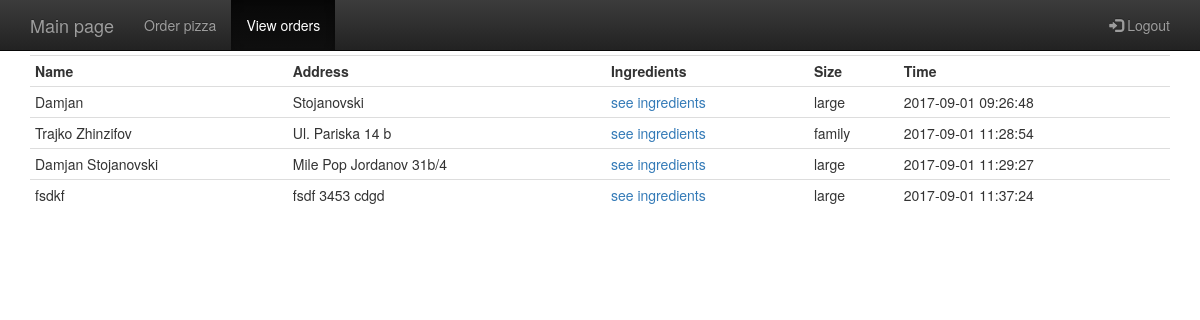
The app's page /viewOrders.php with its own data.
### tables this page shows
CREATE TABLE `pizza` (
  `id` int(11) NOT NULL,
  `name` varchar(64) NOT NULL,
  `address` varchar(128) NOT NULL,
  `ingredients` varchar(500) NOT NULL DEFAULT 'none',
  `size` text NOT NULL,
  `createdAt` timestamp NOT NULL DEFAULT CURRENT_TIMESTAMP ON UPDATE CURRENT_TIMESTAMP
);

### viewOrders.php (the view, shortened to what this page needs)
<?php
require_once ('config.php');
?>
<!DOCTYPE html>
<html>
<head>
<link rel="stylesheet" href="https://maxcdn.bootstrapcdn.com/bootstrap/3.3.7/css/bootstrap.min.css">
<link rel="stylesheet" href="https://maxcdn.bootstrapcdn.com/bootstrap/3.3.7/css/bootstrap-theme.min.css">
<link rel="stylesheet" href="https://cdnjs.cloudflare.com/ajax/libs/jquery-confirm/3.3.0/jquery-confirm.min.css">
<link rel="stylesheet" href="style.css" type="text/css">
</head>
<body>
<nav id="header" class="navbar navbar-fixed-top ; navbar navbar-inverse">
            <div id="header-container" class="container navbar-container">
                <div class="navbar-header">
                    <a id="brand" class="navbar-brand" href="entry.php">Main page</a>
                </div>
                <div id="navbar" class="collapse navbar-collapse">
                    <ul class="nav navbar-nav">
                        <li><a href="pizza.php">Order pizza</a></li>
                        <li class="active"><a href="viewOrders.php">View orders</a></li>
                    </ul>
					<ul class="nav navbar-nav navbar-right">
					<li><a href="logout.php"><span class="glyphicon glyphicon-log-in"></span> Logout</a></li>
					</ul>
                </div>
            </div>
        </nav>
<div class="container" style="margin-top: 55px;">
<?php
$result = mysqli_query($connect,"SELECT * FROM pizza");
echo "<table class='table table-condensed'>
<tr>
<th>Name</th>
<th>Address</th>
<th>Ingredients</th>
<th>Size</th>
<th>Time</th>
</tr>";
while($row = mysqli_fetch_array($result)){
    $order_id = $row['id'];
    echo"<tr>";
    echo"<td>" . $row['name'] . "</td>";
    echo"<td>" . $row['address'] ."</td>";
    echo"<td><a href='orderIngr.php?id=".$order_id."'>see ingredients</a></td>";
    echo"<td>" . $row['size'] . "</td>";
    echo"<td>" . $row['createdAt'] . "</td>";
    echo"</tr>";
}
echo "</table>";
?>
</div>
</body>
</html>

### records on screen
pizza: name "Damjan", address "Stojanovski", size "large", createdAt "2017-09-01 09:26:48"
pizza: name "Trajko Zhinzifov", address "Ul. Pariska 14 b", size "family", createdAt "2017-09-01 11:28:54"
pizza: name "Damjan Stojanovski", address "Mile Pop Jordanov 31b/4", size "large", createdAt "2017-09-01 11:29:27"
pizza: name "fsdkf", address "fsdf 3453 cdgd", size "large", createdAt "2017-09-01 11:37:24"
